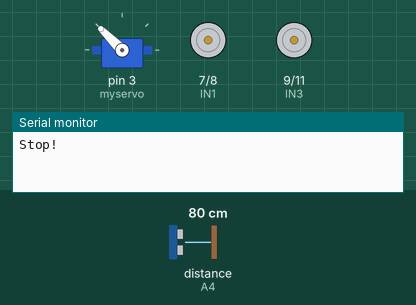
Recording of a sketch running on a simulated Arduino Uno, built with avr-gcc and run on an emulated ATmega328P. On the bench: servo, motor-driver pin pairs drawn as motors (green arrow = first pin HIGH = forward, orange = second pin HIGH = backward, longer = more drive, scaled by the enable pin), the last lines printed to the serial monitor. Wiring (inferred from the names in the program): ultrasonic range finder: trigger A5; echo A4. The inputs (shaded band) are chosen by the test bench; at power-on: distance to the obstacle (sensor on A4) 80 cm. The echo pulse lasts 58.3 µs per cm.

Above: at 1.8 s.
1.9 s: distance to the obstacle (sensor on A4) set to 25 cm
5.0 s: distance to the obstacle (sensor on A4) set to 19 cm
At 7.9 s:
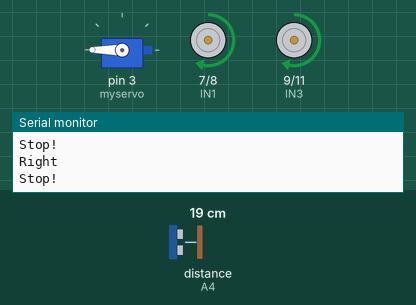
8.1 s: distance to the obstacle (sensor on A4) set to 35 cm
At 11.1 s:
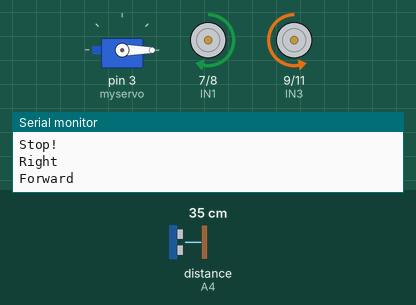
11.2 s: distance to the obstacle (sensor on A4) set to 2 cm
At 13.8 s:
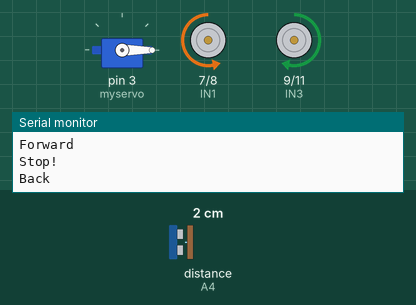
14.3 s: distance to the obstacle (sensor on A4) set to 4 cm
At 16.7 s:
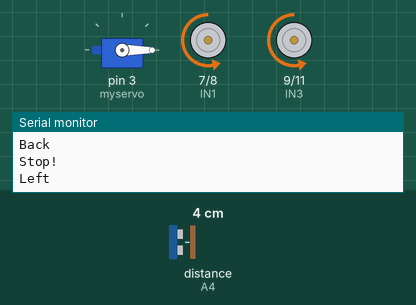
17.4 s: distance to the obstacle (sensor on A4) set to 9 cm
At 19.0 s:
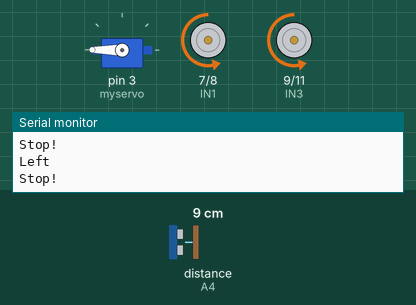
Timing chart, 0 to 20.8 s (numbered marks = the images above; inputs shaded):
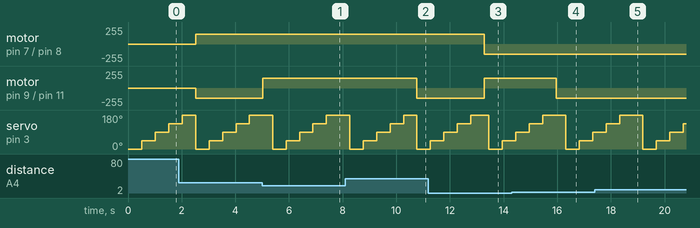

Measured:
- the behaviour switches between 22 and 21 cm on distance to the obstacle (sensor on A4) (found by bisection; images 0 and 1)
- after the input at 5.0 s, motor on pin 9 (IN3) / pin 11 (IN4): backward 150/255 → forward 150/255 at once
- after the input at 8.1 s, motor on pin 7 (IN1) / pin 8 (IN2): stays forward 150/255 (without the input it goes to backward 150/255 after 2.7 s); motor on pin 9 (IN3) / pin 11 (IN4): forward 150/255 → backward 150/255 after 2.7 s
- after the input at 11.2 s, motor on pin 7 (IN1) / pin 8 (IN2): forward 150/255 → backward 150/255 after 2.1 s; motor on pin 9 (IN3) / pin 11 (IN4): backward 150/255 → forward 150/255 after 2.1 s
- after the input at 14.3 s, motor on pin 7 (IN1) / pin 8 (IN2): stays backward 150/255 (without the input it goes to backward 95/255 after 1.7 s); motor on pin 9 (IN3) / pin 11 (IN4): forward 150/255 → backward 150/255 after 1.7 s
- after the input at 17.4 s, motor on pin 9 (IN3) / pin 11 (IN4): stays backward 150/255 (without the input it goes to forward 150/255 after 1.4 s)

The sketch:

Avoid02.ino
```cpp
//FSU JPL Summer Team - Object Avoidance

#include <Servo.h>  //servo library
Servo myservo;      // create servo object to control servo
#include <arduino-timer.h>  // Timer library

Timer<> timer;  // create TImer object

int Echo = A4;
int Trig = A5;

#define ENA 5
#define ENB 6
#define IN1 7
#define IN2 8
#define IN3 9
#define IN4 11
#define SPEED 150
#define SLOWSPEED 95
#define SERVODELAY 500

#define RIGHT 0
#define RIGHT45 1
#define FRONT 2
#define LEFT45 3
#define LEFT 4

int rightDistance = 0, leftDistance = 0, middleDistance = 0;
int right45Distance = 0, left45Distance = 0;

int angles[] = {0, 45, 90, 135, 180};
int turnTimes[] = {360, 180, 0, 180, 360};
int distances[5];

void forward(int carSpeed){
  analogWrite(ENA, carSpeed);
  analogWrite(ENB, carSpeed);
  digitalWrite(IN1, HIGH);
  digitalWrite(IN2, LOW);
  digitalWrite(IN3, LOW);
  digitalWrite(IN4, HIGH);
  Serial.println("Forward");
}

void back(int carSpeed, int runTime) {
  analogWrite(ENA, carSpeed);
  analogWrite(ENB, carSpeed);
  digitalWrite(IN1, LOW);
  digitalWrite(IN2, HIGH);
  digitalWrite(IN3, HIGH);
  digitalWrite(IN4, LOW);
  delay(runTime);
  Serial.println("Back");
}

void left(int carSpeed, int runTime) {
  analogWrite(ENA, carSpeed);
  analogWrite(ENB, carSpeed);
  digitalWrite(IN1, LOW);
  digitalWrite(IN2, HIGH);
  digitalWrite(IN3, LOW);
  digitalWrite(IN4, HIGH);
  delay(runTime);
  Serial.println("Left");
}

void right(int carSpeed, int runTime) {
  analogWrite(ENA, carSpeed);
  analogWrite(ENB, carSpeed);
  digitalWrite(IN1, HIGH);
  digitalWrite(IN2, LOW);
  digitalWrite(IN3, HIGH);
  digitalWrite(IN4, LOW);
  delay(runTime);
  Serial.println("Right");
}

void stop() {
  digitalWrite(ENA, LOW);
  digitalWrite(ENB, LOW);
  Serial.println("Stop!");
}
int Distance_test(int degreeTurn) {
  return Distance_test(degreeTurn, 350);
}

//Ultrasonic distance measurement Sub function
int Distance_test(int degreeTurn, int delayTime) {
  myservo.write(degreeTurn);  //set servo position according to scaled value
  delay(delayTime);
  digitalWrite(Trig, LOW);
  delayMicroseconds(2);
  digitalWrite(Trig, HIGH);
  delayMicroseconds(20);
  digitalWrite(Trig, LOW);
  float Fdistance = pulseIn(Echo, HIGH);
  Fdistance= Fdistance / 58;
  return (int)Fdistance;
}

void setServo(int degreeTurn, int delayTime) {
  myservo.write(degreeTurn);  //set servo position according to scaled value
  delay(delayTime);
}

bool stopCallback() {
  stop();
  return false;
}

void setup() {
  myservo.attach(3);  // attach servo on pin 3 to servo object
  Serial.begin(9600);
  pinMode(Echo, INPUT);
  pinMode(Trig, OUTPUT);
  pinMode(IN1, OUTPUT);
  pinMode(IN2, OUTPUT);
  pinMode(IN3, OUTPUT);
  pinMode(IN4, OUTPUT);
  pinMode(ENA, OUTPUT);
  pinMode(ENB, OUTPUT);
  stop();
}

void loop() {
  timer.tick();

    rightDistance = Distance_test(0, SERVODELAY);
    right45Distance = Distance_test(45, SERVODELAY);
    middleDistance = Distance_test(90, SERVODELAY);
    left45Distance = Distance_test(135, SERVODELAY);
    leftDistance = Distance_test(180, SERVODELAY);

    if(middleDistance <= 20 || rightDistance <= 20 || right45Distance <= 20 || left45Distance <= 20 || leftDistance <= 20) {
      stop();

      if(rightDistance > leftDistance) {
        right(SPEED, 360);
      }
      else if(rightDistance < leftDistance) {
        left(SPEED, 360);
      }
      else if((rightDistance <= 20) || (leftDistance <= 20)) {
        back(SLOWSPEED, 180);
      }
      else {
        forward(SPEED);
      }
    }
    else {
        forward(SPEED);
    }
}
```
